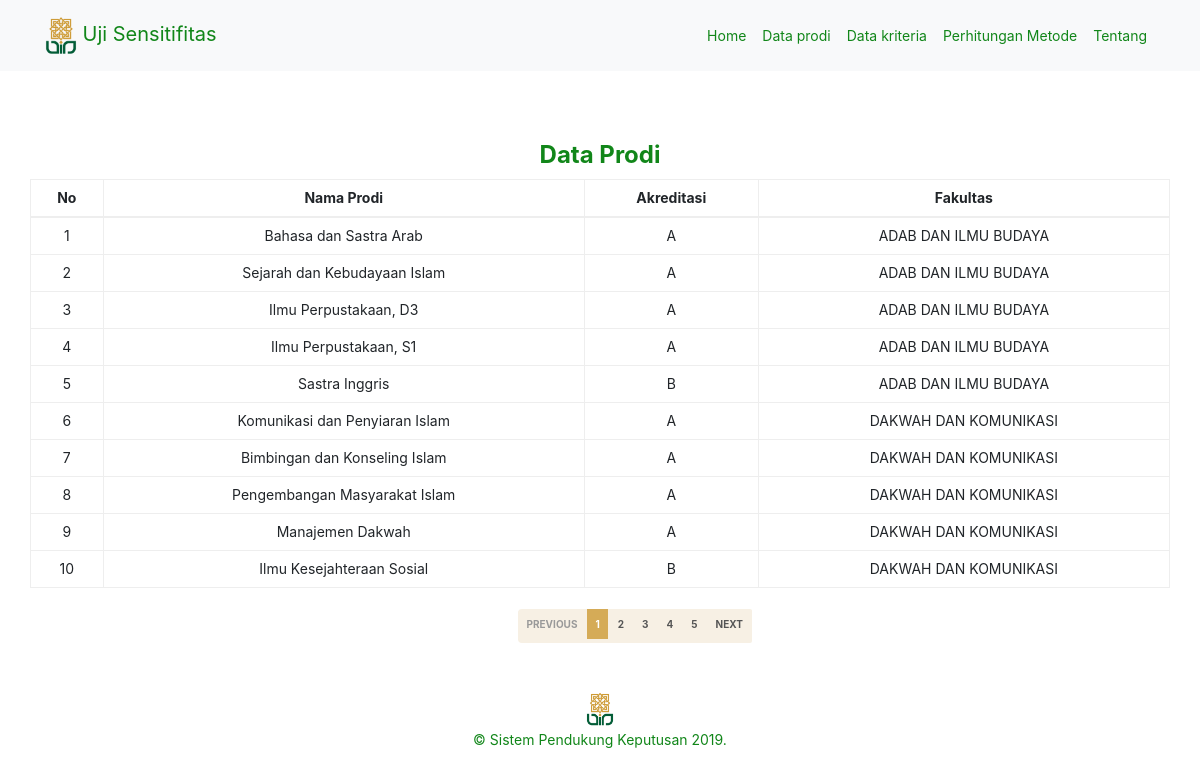
The page /data-prodi.php on the database its author committed.
### tables this page shows
CREATE TABLE `alternatif` (
  `id_alternatif` int(11) NOT NULL,
  `nama_prodi` varchar(225) NOT NULL,
  `akreditasi` varchar(10) NOT NULL,
  `fakultas` varchar(225) NOT NULL
);

### includes/alternatif.inc.php (called while the page is built, shortened)
<?php
    class Alternatif{
        private $conn;
        private $table_name = 'alternatif';
        public function __construct($db)
        {
            $this->conn = $db;
        }
        function readAll(){
            $query = "SELECT * FROM ".$this->table_name." ORDER BY id_alternatif ASC";
            $stmt = $this->conn->prepare($query);
            $stmt->execute();
            return $stmt;
        }
    }
?>

### data-prodi.php (the view, shortened to what this page needs)
<?php
  include_once 'header.php';
  $config = new Config();
  $db = $config->getConnection();
  include_once 'includes/alternatif.inc.php';
  $alter = new Alternatif($db);
?>
    <section class="pilihan" id="pilihan">
      <div class="container  ">
    <br>
    <br>
    <h3 class="text-uin"><center><b>Data Prodi</b></center></h3>
        <div class="row">
          <table class="table table-bordered" id="tabeldata">
            <thead>
              <tr>
                <th>No</th>
                <th>Nama Prodi</th>
                <th>Akreditasi</th>
                <th>Fakultas</th>
              </tr>
            </thead>
            <tbody">
              <?php
                $no = 1;
                $alternatif = $alter->readAll();
                while($data_alternatif = $alternatif->fetch(PDO::FETCH_ASSOC)){
              ?>
              <tr>
                <td><?php echo $no++; ?></td>
                <td><?php echo $data_alternatif['nama_prodi']; ?></td>
                <td><?php echo $data_alternatif['akreditasi']; ?></td>
                <td><?php echo $data_alternatif['fakultas']; ?></td>
              </tr>
              <?php } ?>
          </table>
        </div>
      </div>
    </section>
  <?php
  include_once 'footer.php';
  ?>

### header.php (shortened to what this page needs)
<!doctype html>
<html lang="en">
  <head>
    <link href="css/bootstrap.css" rel="stylesheet">
    <link href="css/half-slider.css" rel="stylesheet">
  </head>
  <body>
<nav class="navbar navbar-expand-lg navbar-light bg-light fixed-top">
      <div class="container">
        <a class="navbar-brand text-uin" href="#">
        <img src="images/uin.png" height="45px">  Uji Sensitifitas</a>
        <div class="collapse navbar-collapse" id="navbarResponsive">
          <ul class="navbar-nav ml-auto teks-navbar">
            <li class="nav-item active">
              <a class="nav-link text-uin" href="index.php">Home
              </a>
            </li>
            <li class="nav-item">
              <a class="nav-link text-uin" href="data-prodi.php">Data prodi</a>
            </li>
            <li class="nav-item">
              <a class="nav-link text-uin" href="data-kriteria.php">Data kriteria</a>
            </li>
            <li class="nav-item">
            <a class="nav-link text-uin" href="metode.php">Perhitungan Metode</a>
            </li>
            <li class="nav-item">
              <a class="nav-link text-uin" href="tentang.php">Tentang</a>
            </li>
          </ul>
        </div>
      </div>
    </nav>

### footer.php (shortened to what this page needs)
<footer class="foot">
        <div class="container">
        <img src="images/uin.png" height="40px">
            <p class="text-uin">&copy; Sistem Pendukung Keputusan 2019.</p>
        </div>
      </footer>
  </body>
</html>

### header.php (style rules this page uses)
table, thead, tr, tbody, th, td { text-align: center; }

### rows shown on the page
alternatif: nama_prodi "Bahasa dan Sastra Arab", akreditasi "A", fakultas "ADAB DAN ILMU BUDAYA"
alternatif: nama_prodi "Sejarah dan Kebudayaan Islam", akreditasi "A", fakultas "ADAB DAN ILMU BUDAYA"
alternatif: nama_prodi "Ilmu Perpustakaan, D3", akreditasi "A", fakultas "ADAB DAN ILMU BUDAYA"
alternatif: nama_prodi "Ilmu Perpustakaan, S1", akreditasi "A", fakultas "ADAB DAN ILMU BUDAYA"
alternatif: nama_prodi "Sastra Inggris", akreditasi "B", fakultas "ADAB DAN ILMU BUDAYA"
alternatif: nama_prodi "Komunikasi dan Penyiaran Islam", akreditasi "A", fakultas "DAKWAH DAN KOMUNIKASI"
alternatif: nama_prodi "Bimbingan dan Konseling Islam", akreditasi "A", fakultas "DAKWAH DAN KOMUNIKASI"
alternatif: nama_prodi "Pengembangan Masyarakat Islam", akreditasi "A", fakultas "DAKWAH DAN KOMUNIKASI"
alternatif: nama_prodi "Manajemen Dakwah", akreditasi "A", fakultas "DAKWAH DAN KOMUNIKASI"
alternatif: nama_prodi "Ilmu Kesejahteraan Sosial", akreditasi "B", fakultas "DAKWAH DAN KOMUNIKASI"
